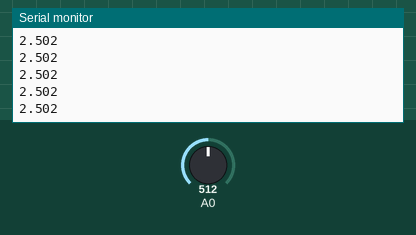
Recording of a sketch running on a simulated Arduino Uno, built with avr-gcc and run on an emulated ATmega328P. Parts: the last lines printed to the serial monitor. The test bench sets the inputs (shaded band); at power-on: A0 = 512.

Above: at 1.2 s.
1.3 s: A0 set to 716
At 1.31 s:
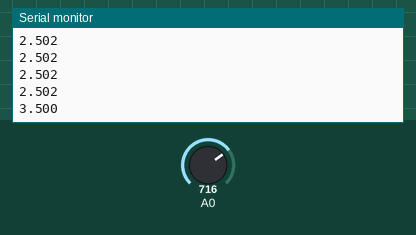
2.8 s: A0 set to 900
At 2.82 s:
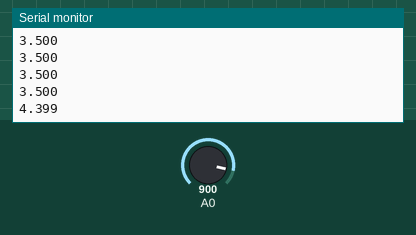
Timing chart, 0 to 5.8 s (numbered marks = the images above; inputs shaded):
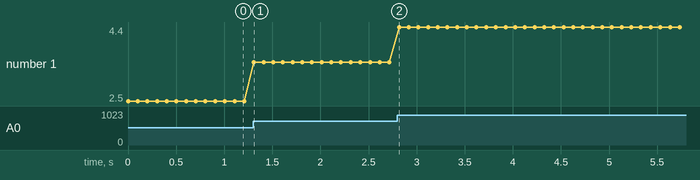

The sketch:

ArduinoTest1.ino
```cpp
void setup() {
  // put your setup code here, to run once:
  Serial.begin(9600);
}

void loop() {
  // put your main code here, to run repeatedly:
  int value = analogRead(A0);

  //Convert ADC value to voltage
  float voltage = value * (5.0/1023.0);


  Serial.println(voltage, 3);

  delay(100);
}
```

Measured:
- after the input at 1.3 s, the serial monitor: prints a new line at once (image 1)
- after the input at 2.8 s, the serial monitor: prints a new line at once (image 2)
- plotted number 1: 2.5 → 3.5 after the input at 1.3 s, 3.5 → 4.4 after the input at 2.8 s
